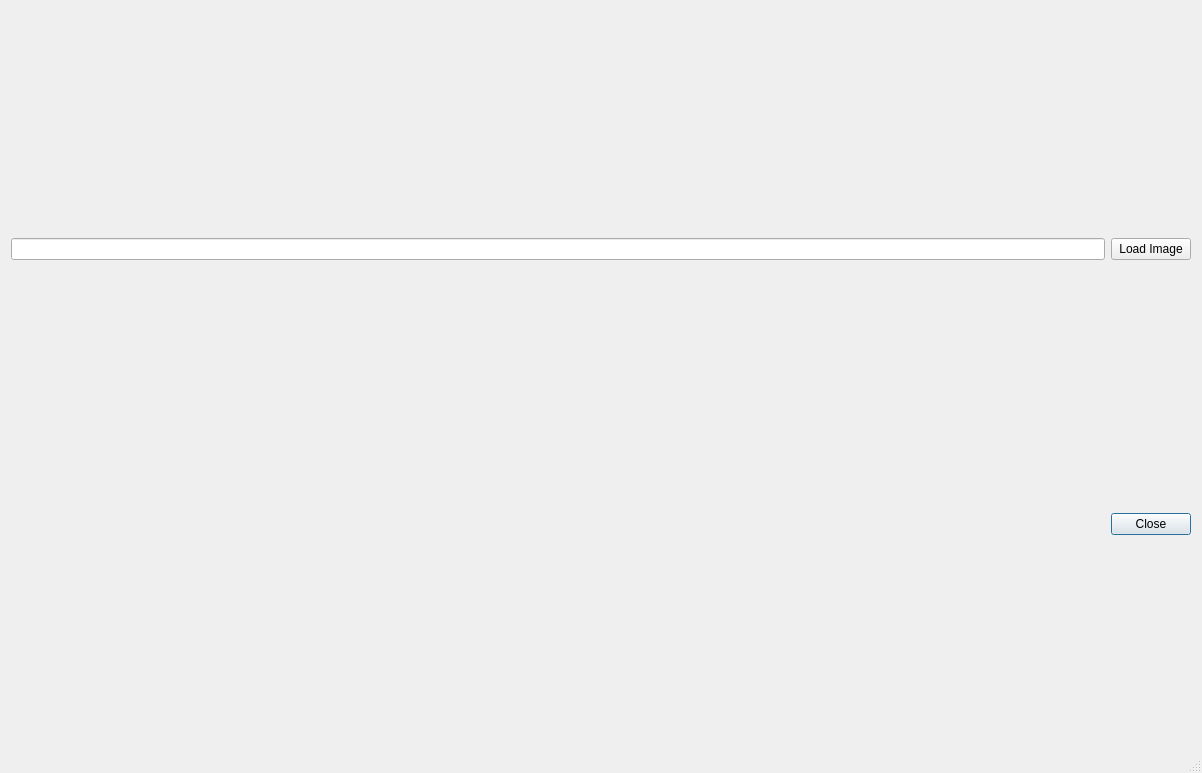
<?xml version="1.0" encoding="UTF-8"?>
<ui version="4.0">
 <class>dialogWebView</class>
 <widget class="QDialog" name="dialogWebView">
  <property name="windowModality">
   <enum>Qt::WindowModal</enum>
  </property>
  <property name="geometry">
   <rect>
    <x>0</x>
    <y>0</y>
    <width>1202</width>
    <height>773</height>
   </rect>
  </property>
  <property name="windowTitle">
   <string>Annotation Dialog</string>
  </property>
  <property name="autoFillBackground">
   <bool>false</bool>
  </property>
  <property name="sizeGripEnabled">
   <bool>true</bool>
  </property>
  <layout class="QGridLayout" name="gridLayout">
   <item row="0" column="0">
    <layout class="QGridLayout" name="gridLayout_2">
     <item row="2" column="1">
      <widget class="QPushButton" name="closeButton">
       <property name="text">
        <string>Close</string>
       </property>
      </widget>
     </item>
     <item row="0" column="0">
      <widget class="QLineEdit" name="imagePathEdit">
       <property name="readOnly">
        <bool>true</bool>
       </property>
      </widget>
     </item>
     <item row="0" column="1">
      <widget class="QPushButton" name="loadImageButton">
       <property name="text">
        <string>Load Image</string>
       </property>
      </widget>
     </item>
     <item row="1" column="0">
      <spacer name="horizontalSpacer">
       <property name="orientation">
        <enum>Qt::Horizontal</enum>
       </property>
       <property name="sizeHint" stdset="0">
        <size>
         <width>40</width>
         <height>20</height>
        </size>
       </property>
      </spacer>
     </item>
    </layout>
   </item>
  </layout>
 </widget>
 <resources/>
 <connections>
  <connection>
   <sender>closeButton</sender>
   <signal>clicked()</signal>
   <receiver>dialogWebView</receiver>
   <slot>close()</slot>
   <hints>
    <hint type="sourcelabel">
     <x>1149</x>
     <y>750</y>
    </hint>
    <hint type="destinationlabel">
     <x>600</x>
     <y>386</y>
    </hint>
   </hints>
  </connection>
 </connections>
</ui>
